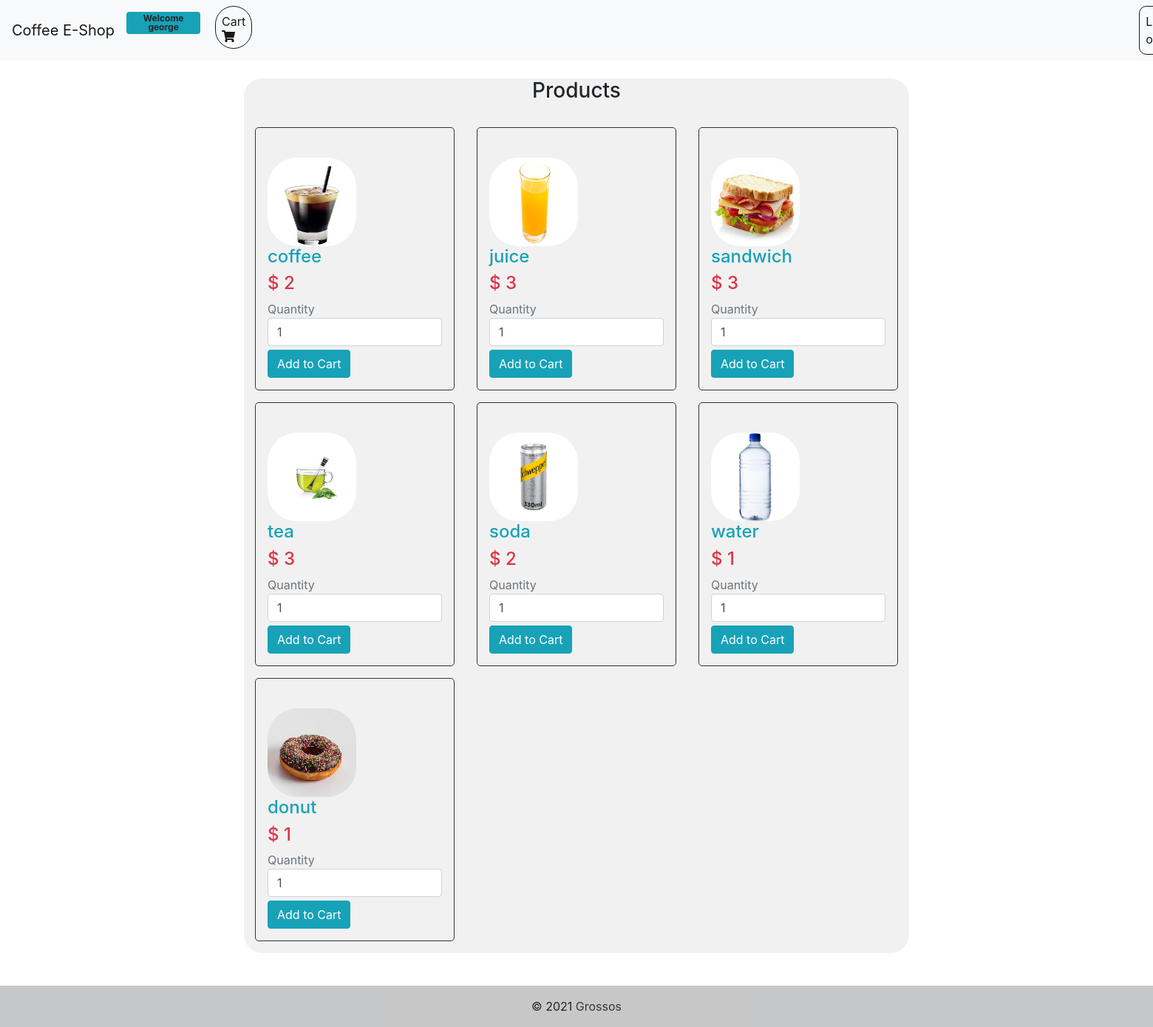
The page /home.php (signed in) on the database its author committed.
### tables this page shows
CREATE TABLE `products` (
  `id` smallint(6) NOT NULL,
  `name` varchar(50) NOT NULL,
  `price` int(11) NOT NULL,
  `quantity` smallint(6) NOT NULL,
  `image` varchar(255) NOT NULL
);

### home.php (the view, shortened to what this page needs)
<?php
  include 'footer.php';
  include 'db.php';
  if(!isset($_SESSION["name"])){
      header("Location: index.php");
  }
  else $user = $_SESSION["name"];
?>
<!DOCTYPE html>
<html lang="en">
<head>
<link rel="stylesheet" href="https://stackpath.bootstrapcdn.com/bootstrap/4.5.0/css/bootstrap.min.css">
<link rel="stylesheet" href="https://maxcdn.bootstrapcdn.com/font-awesome/4.7.0/css/font-awesome.min.css">
<link rel="stylesheet" href="//use.fontawesome.com/releases/v5.0.7/css/all.css">
<link rel="stylesheet" href="style.css">
</head>
<body>
  <nav class="navbar navbar-expand-lg navbar-light bg-light">
    <a class="navbar-brand">Coffee E-Shop</a>
    <div class="collapse navbar-collapse" id="navbarNavDropdown">
      <ul class="navbar-nav">
        <li class="nav-item active">
          <a class="badge bg-info text-wrap mt-2" style="width:100px;">Welcome <?php echo $user ?></a>
        </li>
        <li class="nav-item active">
          <a class="nav-link" href="cart.php" style="border-style:solid;border-width:1px;border-radius:25px; margin-left:20px;">Cart<i class="fas fa-shopping-cart"></i></a>
        </li>
        <li class="nav-item active">
          <a class="nav-link" href="logout.php" style="margin-left:1200px;border-style:solid;border-width:1px;border-radius:10px;">Log out</a>
        </li>
      </ul>
    </div>
  </nav>
  <br>
  <div class="container" style="width:900px; background-color:#f1f1f1; border-radius:25px;margin-bottom:100px;">
  <h3 style="text-align:center">Products</h3><br>
    <div class="row">
        <?php
        $query = "SELECT * FROM products ORDER BY id ASC";
        $result = mysqli_query($conn, $query);
        if(mysqli_num_rows($result) > 0)
        {
                while($row = mysqli_fetch_array($result))
                {
        ?>
        <div class="col-md-4">
                <form method="post" action="cart.php?action=add&id=<?php echo $row["id"]; ?>">
                    <div style="border:1px solid #333; background-color:#f1f1f1; border-radius:5px; padding:16px;" text-align="center">
                        <br />
                        <img src="<?php echo $row["image"]; ?>" alt="" class="center" style="width:120px;height:120px;border-radius:40px;">
                        <h4 class="text-info"><?php echo $row["name"]; ?></h4>
                        <h4 class="text-danger">$ <?php echo $row["price"]; ?></h4>
                        <span class="text-secondary">Quantity</span><input type="text" name="quantity" class="form-control" value="1" />
                        <input type="submit" name="add_to_cart" id="product" style="margin-top:5px;" class="btn btn-info" value="Add to Cart" />
                    </div>
                </form>
        </div>
        <?php
                }
        }
        ?>
      </div>
  </div>
</body>
</html>

### footer.php
  <footer class="bg-light text-center text-lg-start" style="position:fixed;bottom:0; z-index:150;width:100%;">
  <div class="text-center p-3" style="background-color: rgba(0, 0, 0, 0.2);">
    © 2021
    <a class="text-dark" href="#">Grossos</a>
  </div>
</footer>

### rows shown on the page
products: image (picture), name "coffee", price "2"
products: image (picture), name "juice", price "3"
products: image (picture), name "sandwich", price "3"
products: image (picture), name "tea", price "3"
products: image (picture), name "soda", price "2"
products: image (picture), name "water", price "1"
products: image (picture), name "donut", price "1"

### other values the page prints
$user "george"
